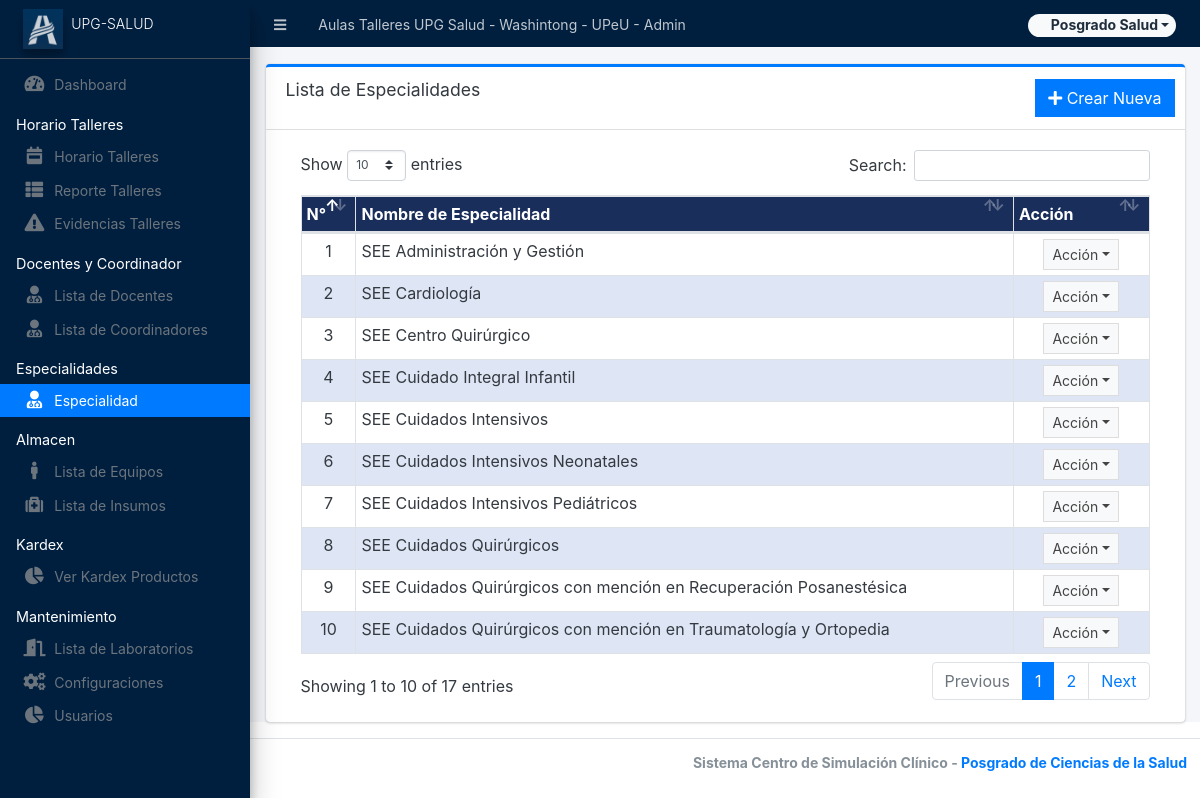
Screenshot of /admin/?page=especialidad_all (signed in) with the database file from the repository.
### tables this page shows
CREATE TABLE `especialidad_all` (
  `id` int(11) NOT NULL,
  `especialidad` varchar(200) NOT NULL
);

### admin/especialidad_all/index.php (the view, shortened to what this page needs)
<div class="card card-outline card-primary">
	<div class="card-header">
		<h3 class="card-title">Lista de Especialidades</h3>
		<div class="card-tools">
			<a href="?page=especialidad_all/manage_especialidad" class="btn btn-flat btn-primary"><span class="fas fa-plus"></span>  Crear Nueva</a>
		</div>
	</div>
	<div class="card-body">
		<div class="container-fluid">
        <div class="container-fluid">
			<table class="table table-bordered table-stripped">
				<colgroup>
					<col width="1%">
					<col width="20%">
					<col width="2%">
				</colgroup>
				<thead>
					<tr>
						<th>N°</th>
						<th>Nombre de Especialidad</th>
						<th>Acción</th>
					</tr>
				</thead>
				<tbody>
					<?php
					$i = 1;
						$qry = $conn->query("SELECT * from `especialidad_all` order by `especialidad` asc ");
						while($row = $qry->fetch_assoc()):
					?>
						<tr>
							<td class="text-center"><?php echo $i++; ?></td>
							<td><?php echo $row['especialidad'] ?></td>
							<td align="center">
								 <button type="button" class="btn btn-flat btn-default btn-sm dropdown-toggle dropdown-icon" data-toggle="dropdown">
				                  		Acción
				                  </button>
							</td>
						</tr>
					<?php endwhile; ?>
				</tbody>
			</table>
		</div>
		</div>
	</div>
</div>

### rows the page displays
especialidad_all: especialidad "SEE Administración y Gestión"
especialidad_all: especialidad "SEE Cardiología"
especialidad_all: especialidad "SEE Centro Quirúrgico"
especialidad_all: especialidad "SEE Cuidado Integral Infantil"
especialidad_all: especialidad "SEE Cuidados Intensivos"
especialidad_all: especialidad "SEE Cuidados Intensivos Neonatales"
especialidad_all: especialidad "SEE Cuidados Intensivos Pediátricos"
especialidad_all: especialidad "SEE Cuidados Quirúrgicos"
especialidad_all: especialidad "SEE Cuidados Quirúrgicos con mención en Recuperación Posanestésica"
especialidad_all: especialidad "SEE Cuidados Quirúrgicos con mención en Traumatología y Ortopedia"

### other values shown
$_settings->info('name') "Aulas Talleres UPG Salud - Washintong - UPeU"
$_settings->userdata('firstname').' '.$_settings->userdata('lastname') "Posgrado Salud"
$_settings->info('short_name') "UPG-SALUD"
